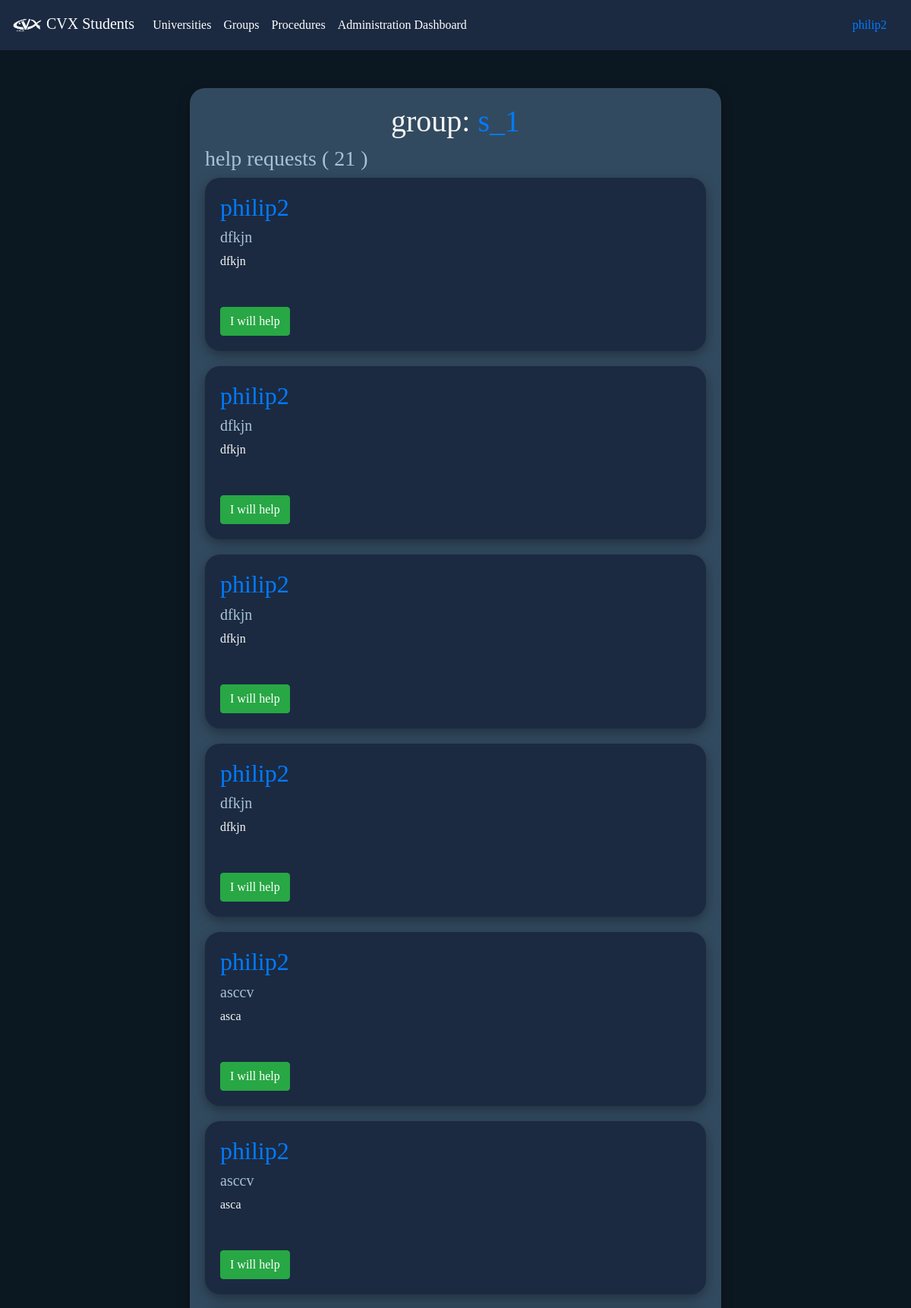
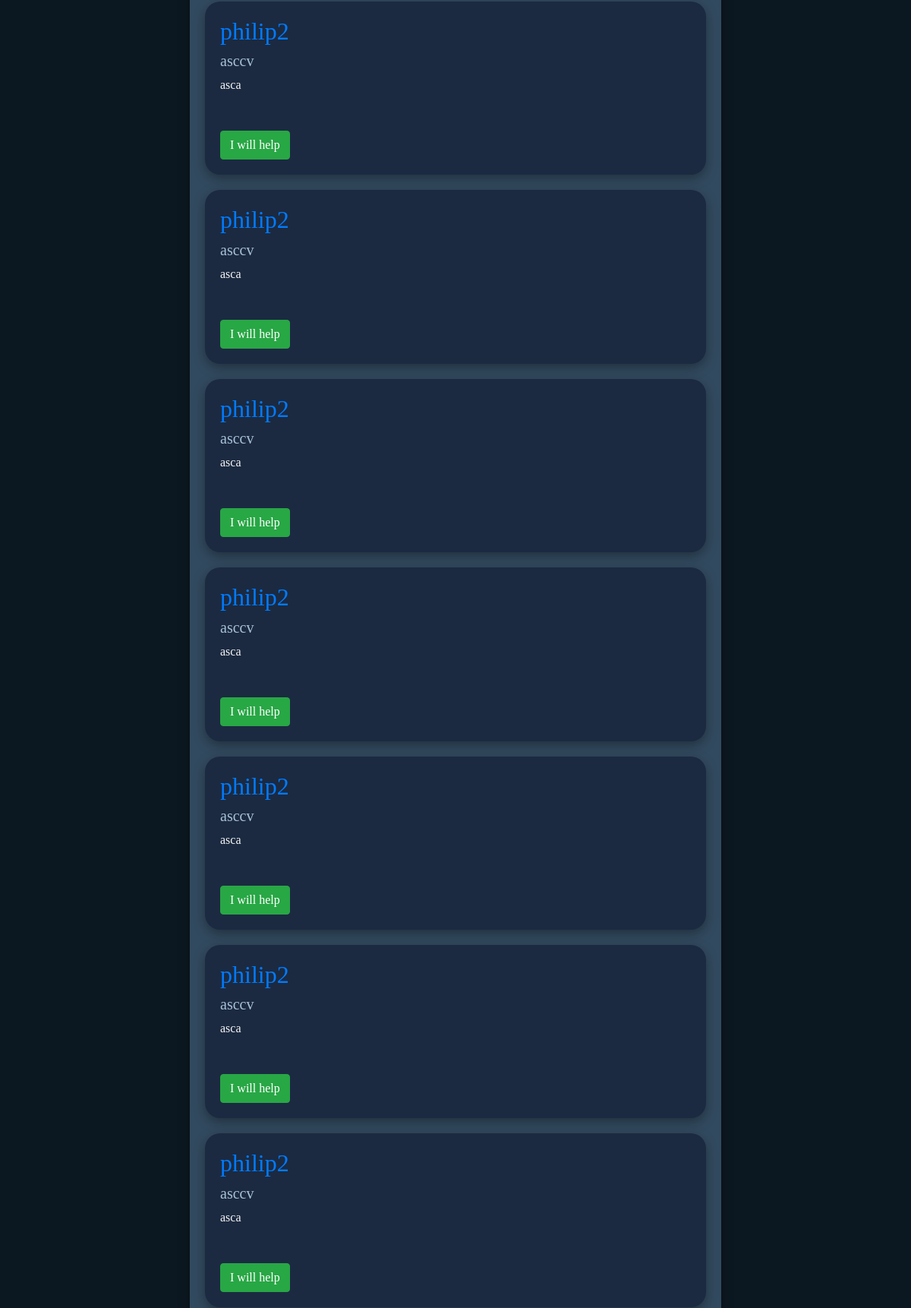
Screenshot of /accounts/help_requests/1/ (signed in, upper part) with the database file from the repository (2 pictures, top to bottom).
### users/models.py (models this page shows, shortened)
class SupportGourp(models.Model):
    name    = models.CharField(max_length=100)
    admin   = models.ForeignKey(User, null=True, on_delete=models.SET_NULL)
    about   = models.TextField()
    def __str__(self):
        return self.name

class SupportGroupHelpRequest(models.Model):
    support_gourp   = models.ForeignKey(SupportGourp, on_delete=models.CASCADE)
    user                    = models.ForeignKey(User, on_delete=models.CASCADE, related_name='user')
    about                   = models.TextField(blank=True)
    message                 = models.TextField(blank=True)
    helper                  = models.ForeignKey(User, on_delete=models.CASCADE, related_name='helper', null=True)

### users/views.py (the view, shortened to what this page needs)
# urls.py: path('help_requests/<int:group_id>/', view_help_requests, name='view_help_requests'),
def view_help_requests(request, group_id):
    group = SupportGourp.objects.get(pk = group_id)
    if group.admin != request.user and not len(SupportGourpUser.objects.filter(user = request.user)) :
        return render(request, 'access_denied.html', {'message_title':'Access Denied', 'message_detail': "you can't view this page, because you are not the admin of this group"})
    requests = SupportGroupHelpRequest.objects.filter(support_gourp = group)
    return render(request, 'help_requests.html', {'group': group, 'requests': requests, 'group_id': group_id})

### users/templates/help_requests.html (shortened to what this page needs)
{% extends "general_form.html" %}
{% load static %}
{% block in_form %}
    <h1>group: <a href="{% url 'view_support_group' group_id=group.id %}">{{ group }}</a> </h1>
    <h3>help requests ( {{ requests.count }} )</h3>
    {% for j_request in requests|dictsortreversed:"pk" %}
        <form method="post" class="list_item">
            <h2><a href="{% url 'profile' user_id=j_request.user.pk %}">{{ j_request.user }}</a></h2>
            <h5>{{ j_request.about }}</h5>
            <p>{{ j_request.message|linebreaks }}</p>
            <br><br>
            {% if j_request.helper == None %}
                <button type="submit" class="btn btn-success" name="i_will_help" value="{{ j_request.pk }}">I will help</button>
            {% else %}
                <h5> <a href="{% url 'profile' j_request.helper.pk %}">{{ j_request.helper }}</a>  is helping</h5>
            {% endif %}
        </form>
    {% endfor %}
{% endblock %}

### users/templates/navbar.html (shortened to what this page needs)
{% load static %}
<nav class="navbar navbar-expand-lg navbar-dark" style="background-color: #1b2a41 !important;position: fixed; width: 100%;top: 0px;">
    <a class="navbar-brand" href="{% url 'home' %}"><img src="{% static 'images/cvx.png' %}" style="width: 40px;" alt=""> CVX Students</a>
    <div class="collapse navbar-collapse" id="navbarSupportedContent">
      <ul class="navbar-nav mr-auto">
        {% if not user.is_anonymous %}
            <li class="nav-item active">
                <a class="nav-link" href="{% url 'view_universities' %}">Universities</a>
            </li>
            <li class="nav-item active">
                <a class="nav-link" href="{% url 'view_support_groups' %}">Groups </a>
            </li>
            <li class="nav-item active">
                <a class="nav-link" href="{% url 'view_procedures' %}">Procedures</a>
            </li>
            {% if user.administration_profile %}
                <li class="nav-item active">
                    <a class="nav-link" href="{% url 'administration_dashboard' %}">Administration Dashboard</a>
                </li>
            {% endif %}
        {% endif %}
      </ul>
    {% if user.is_anonymous %}
        <li class="form-inline my-2 my-lg-0">
            <a class="nav-link" href="{% url 'login' %}">Login</a>
        </li>
        <li class="form-inline my-2 my-lg-0">
            <a class="nav-link" href="{% url 'create_user_account' %}">Signup</a>
        </li>
    {% else %}
        <li class="form-inline my-2 my-lg-0">
            <a class="nav-link" href="{% url 'profile' user.pk %}">{{ user }}</a>
        </li>
    {% endif %}
    </div>
  </nav>
  <br><br><br><br>

### users/static/css/style.css (style rules this page uses)
body { font-family: 'Comfortaa' !important; }
.list_item { background-color: #1b2a41; padding: 20px; width: 100%; margin-bottom: 20px; border-radius: 20px; box-shadow: rgba(0, 0, 0, 0.35) 0px 5px 15px; }
p { margin-bottom: 0px !important; }
.navbar { background-color: #324a5f; }
h1 { color: #f5f5f5; text-align: center; }
p { color: #f5f5f5; }

### rows the page displays
SupportGourp: name "s_1"
SupportGroupHelpRequest: user "philip2", about "dfkjn", message "dfkjn", {{ j_request.pk }} 36 (drawn)
SupportGroupHelpRequest: user "philip2", about "dfkjn", message "dfkjn", {{ j_request.pk }} 35 (drawn)
SupportGroupHelpRequest: user "philip2", about "dfkjn", message "dfkjn", {{ j_request.pk }} 34 (drawn)
SupportGroupHelpRequest: user "philip2", about "dfkjn", message "dfkjn", {{ j_request.pk }} 33 (drawn)
SupportGroupHelpRequest: user "philip2", about "asccv", message "asca", {{ j_request.pk }} 32 (drawn)
SupportGroupHelpRequest: user "philip2", about "asccv", message "asca", {{ j_request.pk }} 31 (drawn)
SupportGroupHelpRequest: user "philip2", about "asccv", message "asca", {{ j_request.pk }} 30 (drawn)
SupportGroupHelpRequest: user "philip2", about "asccv", message "asca", {{ j_request.pk }} 29 (drawn)
SupportGroupHelpRequest: user "philip2", about "asccv", message "asca", {{ j_request.pk }} 28 (drawn)
SupportGroupHelpRequest: user "philip2", about "asccv", message "asca", {{ j_request.pk }} 27 (drawn)
SupportGroupHelpRequest: user "philip2", about "asccv", message "asca", {{ j_request.pk }} 26 (drawn)
SupportGroupHelpRequest: user "philip2", about "asccv", message "asca", {{ j_request.pk }} 25 (drawn)
SupportGroupHelpRequest: user "philip2", about "asccv", message "asca", {{ j_request.pk }} 24 (drawn)

### other values shown
{{ user }} "philip2"
{{ requests.count }} "21"
